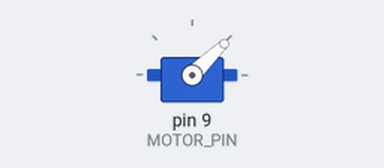
Simulated run of this sketch. Board: Arduino Uno, built with avr-gcc and run on an emulated ATmega328P. On the bench: servo. What the sketch prints to the serial monitor is not drawn.

Above: at 0.05 s.
Timing chart, 0 to 9.1 s (numbered marks = the images above):
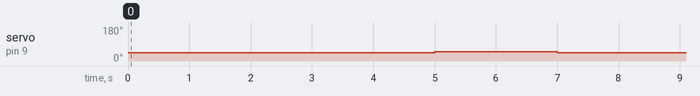

Measured:
- by itself, servo on pin 9 (MOTOR_PIN): alternates 48° for 2.0 s and 44° for 5.0 s

The sketch:

teste1.ino
```cpp
#include <Servo.h>

#define MOTOR_PIN 9

Servo motor;

#include <avr/io.h>

void setPwmFrequency(int pin, int divisor) {
  byte mode;
  if(pin == 5 || pin == 6 || pin == 9 || pin == 10) {
    switch(divisor) {
      case 1: mode = 0x01; break;
      case 8: mode = 0x02; break;
      case 64: mode = 0x03; break;
      case 256: mode = 0x04; break;
      case 1024: mode = 0x05; break;
      default: return;
    }
    if(pin == 5 || pin == 6) {
      TCCR0B = TCCR0B & 0b11111000 | mode;
    } else {
      TCCR1B = TCCR1B & 0b11111000 | mode;
    }
  } else if(pin == 3 || pin == 11) {
    switch(divisor) {
      case 1: mode = 0x01; break;
      case 8: mode = 0x02; break;
      case 32: mode = 0x03; break;
      case 64: mode = 0x04; break;
      case 128: mode = 0x05; break;
      case 256: mode = 0x06; break;
      case 1024: mode = 0x07; break;
      default: return;
    }
    TCCR2B = TCCR2B & 0b11111000 | mode;
  }
}

void setup() {
  Serial.begin(115200);
  // Set the PWM frequency to 50 Hz
  /*
  setPwmFrequency(MOTOR_PIN, 1);
  */

  // Attach the motor to the PWM pin
  motor.attach(MOTOR_PIN);
}

void loop() {
  // Stop the motor
  motor.writeMicroseconds(1000);
  delay(5000);

  // Rotate the motor counterclockwise (at minimum speed)
  motor.writeMicroseconds(1040);
  Serial.println("Rodando...");
  delay(2000);
}
```
